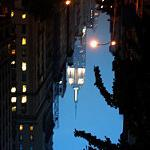
#> input picture mandatory1_data/buildings/10312_flipped_vertical.jpg, 150 x 150 px, found by its file name; its folder holds only this picture in this run
$ python image_flipper.py
#> lines starting #> are read from the running program, lines starting #| are printed output that depends on the picture
from PIL import Image
import os
from config import *


def flip_image(image_path, flip_direction):
    """
    Flip an image horizontally or vertically and save the result as a JPEG file.

    Args:
        image_path (str): Path to the image file to flip.
        flip_direction (str): Either 'horizontal' or 'vertical' to specify the direction of the flip.

    Raises:
        ValueError: If flip_direction is not 'horizontal' or 'vertical'.

    Returns:
        str: Path to the saved flipped image file.
    """
#> called with flip_direction = 'vertical'
    # Open the image file
    image = Image.open(image_path)
#> image is the input picture: PIL image 150x150 RGB; mean R, G, B 37.3, 49.8, 62

    # Flip the image
    if flip_direction == "horizontal":
        flipped_image = image.transpose(method=Image.FLIP_LEFT_RIGHT)
    elif flip_direction == "vertical":
        flipped_image = image.transpose(method=Image.FLIP_TOP_BOTTOM)
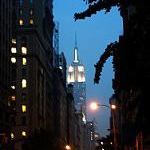
#> flipped_image: PIL image 150x150 RGB; mean R, G, B 37.3, 49.8, 62
    else:
        raise ValueError("flip_direction must be 'horizontal' or 'vertical'")

    # Save the flipped image as a JPEG file
    flipped_image_path = image_path[:-4] + f"_flipped_{flip_direction}.jpg"
    flipped_image.save(flipped_image_path)

    return


for class_name in classes:
    directory = os.path.join(data_root, data_folder, class_name)
    # Loop over every file in the directory
#> (the run stopped early here; a loop or call above may not have finished)
